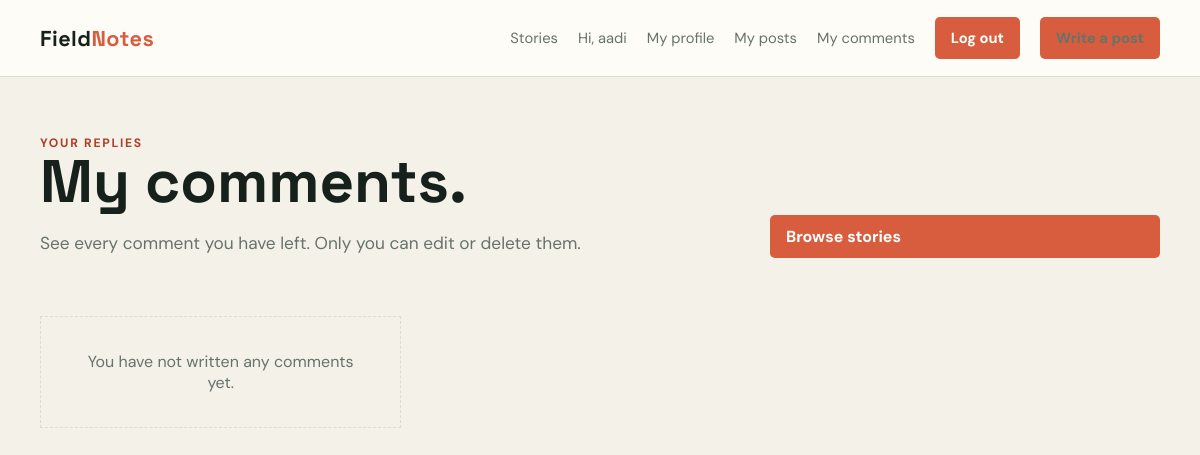
Page /blogs/comments/mine/ (signed in) on the earlier database version.
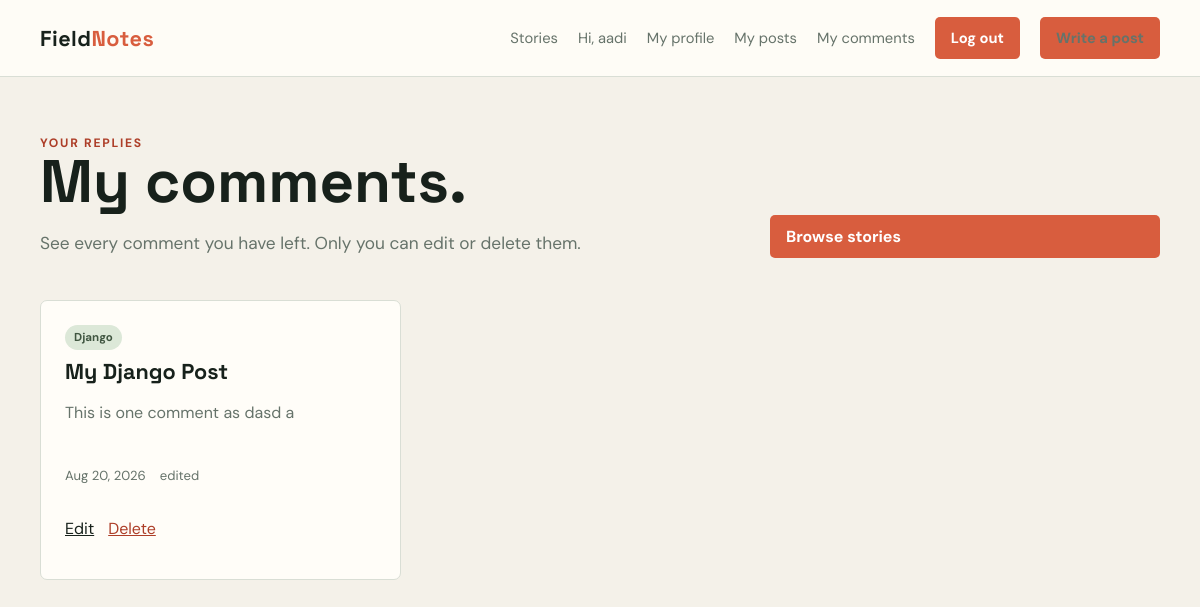
Same page on the later database version.
### comments/models.py (models this page shows, shortened)
class Comment(models.Model):
    post = models.ForeignKey(
        Post,
        on_delete=models.CASCADE,
        related_name="comments"
    )
    author = models.ForeignKey(
        User,
        on_delete=models.CASCADE,
        related_name="comments"
    )
    content = models.TextField()
    created_at = models.DateTimeField(auto_now_add=True)
    updated_at = models.DateTimeField(auto_now=True)
    class Meta:
        ordering = ["-created_at"]

### blog/models.py (models this page shows, shortened)
class Post(models.Model):
    objects = PostQuerySet.as_manager()
    id = models.UUIDField(primary_key=True, default=uuid.uuid4, editable=False)
    title = models.CharField(max_length=200)
    author = models.ForeignKey(
        settings.AUTH_USER_MODEL,
        on_delete=models.CASCADE,
        related_name="posts",
    )
    content = models.TextField()
    category = models.CharField(
        max_length=100,
        blank=True,
        null=True,
    )
    is_published = models.BooleanField(default=False)
    views = models.PositiveIntegerField(default=0)
    created_at = models.DateTimeField(auto_now_add=True)
    updated_at = models.DateTimeField(auto_now=True)

### comments/views.py (the view)
# urls.py: path("comments/mine/", views.my_comments, name="my_comments"),
@login_required
def my_comments(request):
    comments = (
        Comment.objects.filter(author=request.user)
        .select_related("post")
        .order_by("-created_at")
    )
    return render(request, "comments/my_comments.html", {"comments": comments})

### comments/templates/comments/my_comments.html (shortened to what this page needs)
{% extends "blog/base.html" %}
{% block content %}
<main class="page">
    <section class="hero">
        <div class="hero-copy">
            <div class="eyebrow">Your replies</div>
            <h1>My comments.</h1>
            <p>See every comment you have left. Only you can edit or delete them.</p>
        </div>
        <a class="button" href="{% url 'post_list' %}">Browse stories</a>
    </section>
    <section class="post-grid">
        {% for comment in comments %}
            <article class="post-card">
                <div>
                    {% if comment.post.category %}<span class="category">{{ comment.post.category }}</span>{% endif %}
                    <h2><a href="{% url 'post_view' comment.post_id %}#comment-{{ comment.id }}">{{ comment.post.title }}</a></h2>
                    <p class="card-excerpt">{{ comment.content|truncatewords:30 }}</p>
                </div>
                <div>
                    <div class="meta">
                        <span>{{ comment.created_at|date:"M j, Y" }}</span>
                        {% if comment.updated_at != comment.created_at %}<span>edited</span>{% endif %}
                    </div>
                    <p class="article-actions">
                        <a href="{% url 'edit_comment' comment.id %}">Edit</a>
                        <a class="danger" href="{% url 'delete_comment' comment.id %}">Delete</a>
                    </p>
                </div>
            </article>
        {% empty %}
            <p class="empty">You have not written any comments yet.</p>
        {% endfor %}
    </section>
</main>
{% endblock %}

Differences in the rows shown:
added Comment: post.category "Django", post "My Django Post", content "This is one comment as dasd a", created_at "Aug 20, 2026", shows "edited"
Other differences:
text no longer shown: "You have not written any comments yet."
